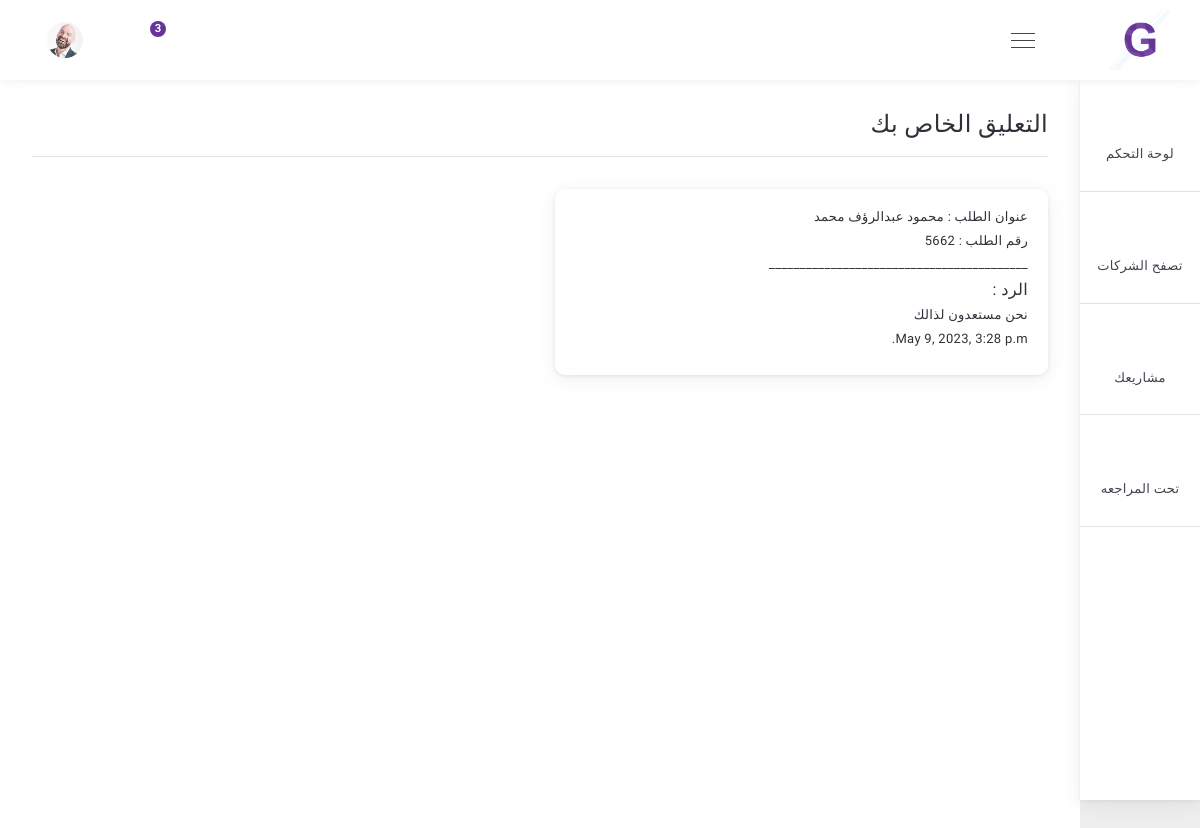
The app's page /request/2/comment_display/ with its own data.
### request/models.py (models this page shows, shortened)
class ConsultationRequest(models.Model):
    Request_Status= {
        ('تحت المراجعة' , 'تحت المراجعة'),
        ('مقبول' , 'مقبول'),
        ('مرفوض ' , 'مرفوض'),
    }
    user               = models.ForeignKey(User,  on_delete=models.CASCADE)
    company            = models.ForeignKey(Company,  on_delete=models.CASCADE)
    name               = models.CharField(_("عنوان الطلب "), max_length=50)
    request_status     = models.CharField(_("حالة الطلب "),choices=Request_Status,default='تحت المراجعة' , max_length=50)
    code               = models.IntegerField(_("رقم الطلب"), default=random_string)
    description        = models.TextField(_("وصف الطلب"))
    create_at          = models.DateTimeField(_("تاريخ الطلب"), default = timezone.now)
    class Meta:
        verbose_name = _("Consultation Request")
        verbose_name_plural = _("Consultation Request")

class ConsultationComment(models.Model):
    consultationrequest = models.OneToOneField(ConsultationRequest, on_delete=models.CASCADE)
    author = models.ForeignKey(User, on_delete=models.CASCADE)
    text = models.TextField()
    created_date = models.DateTimeField(default=timezone.now)
    class Meta:
        verbose_name = _("Consultation Comment")
        verbose_name_plural = _("Consultation Comment")

### request/views.py (the view)
# urls.py: path('<int:id>/comment_display/', views.comment_display, name='comment_display'),
def comment_display(request , id):
    consultationid  = get_object_or_404(ConsultationRequest, id=id)
    comment_display = ConsultationComment.objects.get(consultationrequest=consultationid)
    return render(request ,'consultation_request/display_comment.html', {
        'consultationid' : consultationid ,
        'comment_display' : comment_display ,
        'title' : 'الطلبات',
    })

### request/templates/consultation_request/display_comment.html
{% extends 'base.html' %}
{% load static %}
{% load bootstrap4 %}
{% block 'body' %}
<div class="main-content-wrap sidenav-open d-flex flex-column">
<div class="main-content">
    <div class="breadcrumb">
        <h1>التعليق الخاص بك  </h1>
    </div>
    <div class="separator-breadcrumb border-top"></div>
    <div class="row">
        <div class="col-md-6">
            <div class="card mb-5">
                <div class="card-body">
                   <h6>عنوان الطلب : {{consultationid.name}}</h6>
                   <h6>رقم الطلب : {{consultationid.code}}</h6>
                   <h6>__________________________________________</h6>
                   <h5>الرد  : </h5>
                   <h6>{{comment_display.text}}</h6>
                   <h6>{{comment_display.created_date}}</h6>
                </div>
            </div>
        </div>
    </div>
    </div>
</div>
{% endblock %}

### records on screen
ConsultationRequest: name "محمود عبدالرؤف محمد", code "5662"
ConsultationComment: text "نحن مستعدون لذالك", created_date "May 9, 2023, 3:28 p.m."
